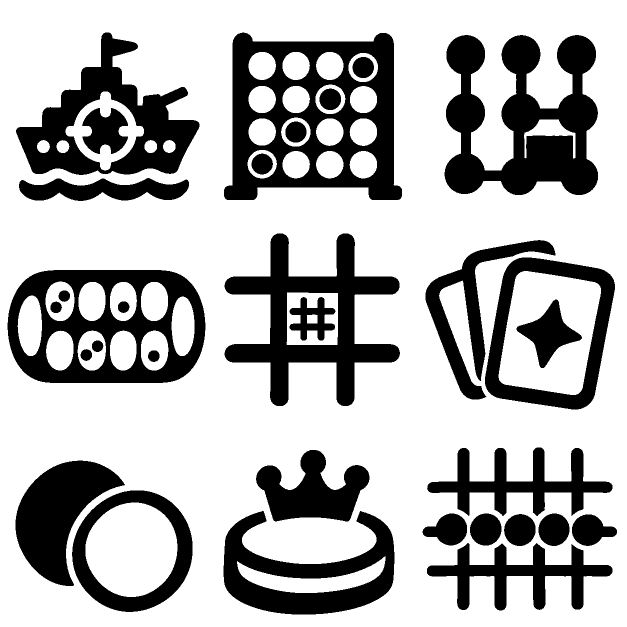
#> input picture art/sheets/01-game-emblems.png, 1254 x 1254 px (shown at 1/2 size); the run also reads 6 pictures not shown here
$ python bake-art.py ../art/sheets/01-game-emblems.png
#> lines starting #> are read from the running program, lines starting #| are printed output that depends on the picture; after the words box and inside, x2 and y2 are one past the last pixel; in counts of white or black regions, pixels touching at a corner belong together
"""Bake generated art sheets into the tiny files the page loads.

    python scripts/bake-art.py            write public/art/*
    python scripts/bake-art.py --check    exit 1 if a baked file is stale

Raw sheets live in art/sheets/ and are never loaded by the page. See
docs/ART_PROMPTS.md for how the sheets are made. Needs Pillow.

A stamp sheet is black ink on white. Each cell becomes a 1-bit mask with a
transparent background; the page shows it through CSS mask-image, so the
color comes from the page, not from the file.

A picture sheet is flat color on a transparent background. Every pixel is
snapped to the nearest ink below, so the baked file holds at most eight
colors whatever the generator painted. A card back is a picture with no
transparency.
"""
import io
import os
import sys

from PIL import Image, ImageDraw

ROOT = os.path.dirname(os.path.dirname(os.path.abspath(__file__)))
SHEETS = os.path.join(ROOT, "art", "sheets")
OUT = os.path.join(ROOT, "public", "art")

# The page's own colors (the :root variables in public/index.html).
INKS = [
    (0x06, 0x14, 0x1B),  # deep navy
    (0x11, 0x31, 0x3F),  # hull
    (0x1D, 0x4A, 0x5E),  # slate
    (0x34, 0xE7, 0xC4),  # sonar teal
    (0xFF, 0xB3, 0x47),  # amber
    (0x96, 0x54, 0x0F),  # dark amber
    (0xCF, 0xE9, 0xEC),  # cream
    (0xFF, 0x5B, 0x51),  # coral
]
CLEAR = len(INKS)  # palette index used for transparent pixels

# One strip per sheet: cells left to right, in sheet reading order. The page
# addresses a cell by its index, so the order here is a contract with the
# .emblem and .botty rules in public/index.html.
STAMPS = {
    "emblems.png": {
        "sheet": "01-game-emblems.png",
        "cols": 3,
        "rows": 3,
        "cell": 128,      # baked pixels per side; shown at 24 to 48 CSS px
        "margin": 0.04,   # empty border inside each baked cell
        # Cell 9 was drawn for a game that was never built; Pig's emblem
        # (cell 9 of the dice sheet) takes its place.
        "swap": {8: {"sheet": "09-dice.png", "cols": 3, "rows": 3, "index": 8}},
    },
    # the six faces of a die (the one is a pig's snout), a piggy bank, a
    # pig's head; the ninth cell of the sheet is Pig's emblem, used above
    "dice.png": {
        "sheet": "09-dice.png",
        "cols": 3,
        "rows": 3,
        "count": 8,
        "cell": 176,      # shown at 20 to 104 CSS px
        "margin": 0.02,
    },
    # hit, miss, sunk, aim, win, lose, draw, your turn, invite
    "markers.png": {
        "sheet": "04-markers.png",
        "cols": 3,
        "rows": 3,
        "cell": 96,       # shown at 12 to 44 CSS px
        "margin": 0.04,
    },
    # three brushed X, one heavy X, three brushed O, one heavy O
    "marks.png": {
        "sheet": "05-marks.png",
        "cols": 4,
        "rows": 2,
        "cell": 96,       # shown at 24 to 80 CSS px
        "margin": 0.03,
    },
    # anchor, compass star, whale, lighthouse, octopus, sailboat, shell,
    # crab, ship wheel
    "sigils.png": {
        "sheet": "06-sigils.png",
        "cols": 3,
        "rows": 3,
        "cell": 96,       # shown at 16 to 56 CSS px
        "margin": 0.03,
        # The sheet came back as black discs with the figure left white.
        # Keep the figure and drop the disc.
        "knockout": True,
    },
    # skip (leaping fish), reverse (two arrows), draw (two cards and a plus),
    # wild (a compass star in four quarters)
    "cards.png": {
        "sheet": "07a-card-symbols.png",
        "cols": 2,
        "rows": 2,
        "cell": 160,      # shown at 30 to 70 CSS px
        "margin": 0.03,
    },
}
# One figure lifted out of a stamp cell that holds two: the ink joined to the
# cell's topmost point. The checkers emblem is a piece with a crown resting on
# it; the crown alone marks a king on the board.
PARTS = {
    "crown.png": {
        "sheet": "01-game-emblems.png",
        "cols": 3,
        "rows": 3,
        "index": 7,       # the cell, counted from 0 in reading order
        "cell": 64,       # shown at 14 to 36 CSS px
        "margin": 0.04,
    },
}
# Ships are not on a grid: each is one band of ink, top to bottom, bow to
# the right. Baked as a 10 x 5 block of square cells: the left 5 x 5 holds
# the ships lying east (row = ship, column = cell from the stern), the right
# 5 x 5 holds them heading south (column = ship, row = cell from the stern).
FLEET = {
    "fleet.png": {
        "sheet": "03-fleet.png",
        "lengths": [5, 4, 3, 3, 2],   # cells per ship, in sheet order
        "cell": 64,                   # baked pixels per grid cell
        "end_gap": 0.07,              # clear water at bow and stern, in cells
        # A ship scaled to its length may be too tall or too slight for its
        # row; it is stretched across the beam into this range (in cells).
        "beam": (0.76, 0.92),
        "ink": (0xBF, 0xE6, 0xEC),
    },
}
PICTURES = {
    "botty.png": {
        "sheet": "02-botty.png",
        "cols": 3,
        "rows": 2,
        "height": 132,    # baked pixels tall; shown at 36 to 64 CSS px
        # Keep only the top of each cell (head and neck), as a share of the
        # cell's inked height. The shoulders are dark and vanish on the page.
        "keep": 0.8,
    },
}
# A card back fills its sheet. The page draws the card's own border and round
# corners, so the bake drops the painted border, cuts the field to the card's
# shape around its center and snaps it to the inks.
CARDS = {
    "cardback.png": {
        "sheet": "07b-card-back.png",
        "size": (200, 280),           # baked pixels, 5 : 7; shown 58 to 118 CSS px wide
        "border": (0xCF, 0xE9, 0xEC),  # the ink the painted border snaps to
    },
}
# A scene is one wide picture. Its night sky is the darkest ink; the bake
# makes the sky transparent so the page shows through and the picture has
# no top edge.
SCENES = {
    "home.png": {
        "sheet": "08-home-scene.png",
        "width": 720,                 # baked pixels; shown 290 to 620 CSS px wide
        "keep": (0.0, 0.05, 1.0, 1.0),  # share of the sheet kept: left, top, right, bottom
        # The nearest band of waves, a step lighter than slate, and the dim
        # teal of the page (--sonar-dim).
        "extra_inks": [(0x1C, 0x53, 0x6B), (0x1F, 0x8A, 0x78)],
        # The lighthouse beam came back in full sonar teal, louder than the
        # page's own buttons. Refill the flat region at this point (as a
        # share of the baked picture) with the dim teal.
        "refill": [((0.8, 0.3), (0x1F, 0x8A, 0x78))],
    },
}


def ink_mask(image):
    """Black ink on white paper -> L image, 255 where there is ink."""
    return image.convert("L").point(lambda p: 255 if p < 128 else 0)


def knockout_mask(image):
    """A white figure inside a black disc -> L image, 255 on the figure."""
    paper = image.convert("L").point(lambda p: 255 if p >= 128 else 0)
    # A white frame joins the paper outside the disc into one region; filling
    # it from a corner leaves only the white that the disc encloses.
    framed = Image.new("L", (paper.size[0] + 2, paper.size[1] + 2), 255)
    framed.paste(paper, (1, 1))
    ImageDraw.floodfill(framed, (0, 0), 0)
    return framed.crop((1, 1, paper.size[0] + 1, paper.size[1] + 1))


def cells(sheet, cols, rows):
    width, height = sheet.size
    for index in range(cols * rows):
        col, row = index % cols, index // cols
        yield sheet.crop((col * width // cols, row * height // rows,
                          (col + 1) * width // cols, (row + 1) * height // rows))


def bake_stamps(spec):
    sheet = Image.open(os.path.join(SHEETS, spec["sheet"]))
    cols, rows, cell = spec["cols"], spec["rows"], spec["cell"]
    pieces = list(cells(sheet, cols, rows))[:spec.get("count", cols * rows)]
    for index, other in spec.get("swap", {}).items():
        donor = Image.open(os.path.join(SHEETS, other["sheet"]))
        pieces[index] = list(cells(donor, other["cols"], other["rows"]))[other["index"]]
    strip = Image.new("L", (cell * len(pieces), cell), 0)
    inner = round(cell * (1 - 2 * spec["margin"]))
    for index, piece in enumerate(pieces):
        ink = knockout_mask(piece) if spec.get("knockout") else ink_mask(piece)
        bounds = ink.getbbox()
        if not bounds:
            raise SystemExit(f"{spec['sheet']}: cell {index + 1} is empty")
        ink = ink.crop(bounds)
        scale = inner / max(ink.size)
        size = (max(1, round(ink.size[0] * scale)), max(1, round(ink.size[1] * scale)))
        ink = ink.resize(size, Image.LANCZOS)
        strip.paste(ink, (index * cell + (cell - size[0]) // 2, (cell - size[1]) // 2))
    # Threshold after the downscale: no gray edge pixels, so the file is 1-bit.
    bits = strip.point(lambda p: 1 if p >= 128 else 0).convert("P")
    bits.putpalette([0, 0, 0, 255, 255, 255])
    buffer = io.BytesIO()
    bits.save(buffer, "PNG", optimize=True, bits=1, transparency=0)
    return buffer.getvalue()


def bake_part(spec):
    sheet = Image.open(os.path.join(SHEETS, spec["sheet"]))
    ink = ink_mask(list(cells(sheet, spec["cols"], spec["rows"]))[spec["index"]])
    bounds = ink.getbbox()
    if not bounds:
        raise SystemExit(f"{spec['sheet']}: cell {spec['index'] + 1} is empty")
    top = ink.crop((0, bounds[1], ink.size[0], bounds[1] + 1)).getbbox()
    ImageDraw.floodfill(ink, ((top[0] + top[2]) // 2, bounds[1]), 128)
    figure = ink.point(lambda p: 255 if p == 128 else 0)
    figure = figure.crop(figure.getbbox())
    cell = spec["cell"]
    scale = cell * (1 - 2 * spec["margin"]) / max(figure.size)
    size = (max(1, round(figure.size[0] * scale)), max(1, round(figure.size[1] * scale)))
    figure = figure.resize(size, Image.LANCZOS)
    out = Image.new("L", (cell, cell), 0)
    out.paste(figure, ((cell - size[0]) // 2, (cell - size[1]) // 2))
    bits = out.point(lambda p: 1 if p >= 128 else 0).convert("P")
    bits.putpalette([0, 0, 0, 255, 255, 255])
    buffer = io.BytesIO()
    bits.save(buffer, "PNG", optimize=True, bits=1, transparency=0)
    return buffer.getvalue()


def ink_bands(ink):
    """Rows of a sheet that hold ink, as (top, bottom) runs."""
    width, height = ink.size
    bands, start = [], None
    for y in range(height + 1):
        inked = y < height and ink.crop((0, y, width, y + 1)).getbbox() is not None
        if inked and start is None:
            start = y
        if not inked and start is not None:
            if y - start > 20:
                bands.append((start, y))
            start = None
    return bands


def bake_fleet(spec):
    ink = ink_mask(Image.open(os.path.join(SHEETS, spec["sheet"])))
    bands = ink_bands(ink)
    lengths, cell = spec["lengths"], spec["cell"]
    if len(bands) != len(lengths):
        raise SystemExit(f"{spec['sheet']}: found {len(bands)} ships, expected {len(lengths)}")
    longest = max(lengths)
    east = Image.new("L", (cell * longest, cell * len(lengths)), 0)
    low, high = spec["beam"]
    for row, ((top, bottom), length) in enumerate(zip(bands, lengths)):
        ship = ink.crop((0, top, ink.size[0], bottom))
        ship = ship.crop(ship.getbbox())
        out_w = round((length - 2 * spec["end_gap"]) * cell)
        beam = ship.size[1] * out_w / ship.size[0] / cell
        out_h = round(min(max(beam, low), high) * cell)
        ship = ship.resize((out_w, out_h), Image.LANCZOS)
        east.paste(ship, ((length * cell - out_w) // 2, row * cell + (cell - out_h) // 2))
    south = east.transpose(Image.ROTATE_270).transpose(Image.FLIP_LEFT_RIGHT)
    block = Image.new("L", (east.size[0] + south.size[0], max(east.size[1], south.size[1])), 0)
    block.paste(east, (0, 0))
    block.paste(south, (east.size[0], 0))
    bits = block.point(lambda p: 1 if p >= 128 else 0).convert("P")
    bits.putpalette([0, 0, 0] + list(spec["ink"]))
    buffer = io.BytesIO()
    bits.save(buffer, "PNG", optimize=True, bits=1, transparency=0)
    return buffer.getvalue()


def ink_palette():
    flat = [channel for ink in INKS for channel in ink]
    holder = Image.new("P", (1, 1))
    holder.putpalette(flat + [0] * (768 - len(flat)))
    return holder


def snap_to_inks(image):
    """RGBA -> P image: nearest ink where opaque, CLEAR where transparent."""
    image = image.convert("RGBA")
    solid = image.getchannel("A").point(lambda p: 255 if p >= 128 else 0)
    snapped = image.convert("RGB").quantize(palette=ink_palette(), dither=Image.NONE)
    snapped.paste(CLEAR, mask=solid.point(lambda p: 255 - p))
    return snapped


def bake_pictures(spec):
    sheet = Image.open(os.path.join(SHEETS, spec["sheet"])).convert("RGBA")
    frames = []
    for index, piece in enumerate(cells(sheet, spec["cols"], spec["rows"])):
        bounds = piece.getchannel("A").point(lambda p: 255 if p >= 128 else 0).getbbox()
        if not bounds:
            raise SystemExit(f"{spec['sheet']}: cell {index + 1} is empty")
        frames.append(piece.crop(bounds))
    # Every frame gets the same box, measured from its own top-left corner, so
    # the frames register when the page swaps one for another.
    width = min(frame.size[0] for frame in frames)
    height = round(min(frame.size[1] for frame in frames) * spec["keep"])
    out_h = spec["height"]
    out_w = round(width * out_h / height)
    strip = Image.new("P", (out_w * len(frames), out_h), CLEAR)
    strip.putpalette(ink_palette().getpalette())
    for index, frame in enumerate(frames):
        frame = frame.crop((0, 0, width, height))
        # Transparent pixels can hold any leftover color; clear them before the
        # downscale so it does not bleed into the edge.
        clean = Image.new("RGBA", frame.size, (0, 0, 0, 0))
        clean.paste(frame, mask=frame.getchannel("A").point(lambda p: 255 if p >= 128 else 0))
        small = clean.convert("RGBa").resize((out_w, out_h), Image.LANCZOS).convert("RGBA")
        strip.paste(snap_to_inks(small), (index * out_w, 0))
    buffer = io.BytesIO()
    strip.save(buffer, "PNG", optimize=True, bits=4, transparency=CLEAR)
    return buffer.getvalue()


def border_run(strip, ink):
    """Index just past the first run of `ink` in a 1-pixel strip of palette indexes."""
    values = list(strip.tobytes())
    start = values.index(ink)
    end = start
    while end < len(values) and values[end] == ink:
        end += 1
    return end


def bake_card(spec):
    sheet = Image.open(os.path.join(SHEETS, spec["sheet"])).convert("RGB")
    width, height = sheet.size
    snapped = sheet.quantize(palette=ink_palette(), dither=Image.NONE)
    ink = INKS.index(spec["border"])
    # Walk in from each edge a quarter of the way along it, clear of the
    # medallion, to find where the painted border ends.
    row = snapped.crop((0, height // 4, width, height // 4 + 1))
    column = snapped.crop((width // 4, 0, width // 4 + 1, height))
    left = border_run(row, ink)
    right = width - border_run(row.transpose(Image.FLIP_LEFT_RIGHT), ink)
    top = border_run(column, ink)
    bottom = height - border_run(column.transpose(Image.FLIP_TOP_BOTTOM), ink)
    pad = 4  # soft pixels where the border meets the field
    left, top, right, bottom = left + pad, top + pad, right - pad, bottom - pad
    out_w, out_h = spec["size"]
    keep_h = round((right - left) * out_h / out_w)
    if keep_h > bottom - top:
        raise SystemExit(f"{spec['sheet']}: field is too short for the card shape")
    middle = (top + bottom) // 2
    field = sheet.crop((left, middle - keep_h // 2, right, middle - keep_h // 2 + keep_h))
    small = field.resize((out_w, out_h), Image.LANCZOS)
    baked = small.quantize(palette=ink_palette(), dither=Image.NONE)
    # The palette is padded with black past the inks; fold any such pixel
    # back onto the darkest ink.
    baked = baked.point(lambda p: p if p < len(INKS) else 0)
    buffer = io.BytesIO()
    baked.save(buffer, "PNG", optimize=True, bits=4)
    return buffer.getvalue()


def bake_scene(spec):
    sheet = Image.open(os.path.join(SHEETS, spec["sheet"])).convert("RGB")
    width, height = sheet.size
    left, top, right, bottom = spec["keep"]
    sheet = sheet.crop((round(left * width), round(top * height), round(right * width), round(bottom * height)))
    out_w = spec["width"]
    out_h = round(sheet.size[1] * out_w / sheet.size[0])
    small = sheet.resize((out_w, out_h), Image.LANCZOS)
    inks = INKS + spec.get("extra_inks", [])
    clear = len(inks)
    flat = [channel for ink in inks for channel in ink]
    holder = Image.new("P", (1, 1))
    holder.putpalette(flat + flat[:3] * (256 - len(inks)))
    baked = small.quantize(palette=holder, dither=Image.NONE).point(lambda p: p if p < clear else 0)
    # The sky is the darkest ink where it is joined to the top edge. A row of
    # sky added above lets one fill reach it all, however the picture is cut.
    framed = Image.new("P", (out_w, out_h + 1), 0)
    framed.paste(baked, (0, 1))
    ImageDraw.floodfill(framed, (0, 0), clear)
    baked = framed.crop((0, 1, out_w, out_h + 1))
    for (x, y), ink in spec.get("refill", []):
        ImageDraw.floodfill(baked, (round(x * out_w), round(y * out_h)), inks.index(ink))
    baked.putpalette(flat + [0, 0, 0] * (256 - len(inks)))
    buffer = io.BytesIO()
    baked.save(buffer, "PNG", optimize=True, bits=4, transparency=clear)
    return buffer.getvalue()


def main():
    check = "--check" in sys.argv[1:]
    stale = []
    os.makedirs(OUT, exist_ok=True)
    jobs = [(name, bake_stamps, spec) for name, spec in STAMPS.items()]
    jobs += [(name, bake_part, spec) for name, spec in PARTS.items()]
    jobs += [(name, bake_fleet, spec) for name, spec in FLEET.items()]
    jobs += [(name, bake_pictures, spec) for name, spec in PICTURES.items()]
    jobs += [(name, bake_card, spec) for name, spec in CARDS.items()]
    jobs += [(name, bake_scene, spec) for name, spec in SCENES.items()]
    for name, bake, spec in jobs:
        data = bake(spec)
        path = os.path.join(OUT, name)
        current = None
        if os.path.exists(path):
            with open(path, "rb") as handle:
                current = handle.read()
        if current == data:
            continue
        if check:
            stale.append(name)
            continue
        with open(path, "wb") as handle:
            handle.write(data)
        print(f"wrote public/art/{name} ({len(data)} bytes)")
#> this loop made 10 passes
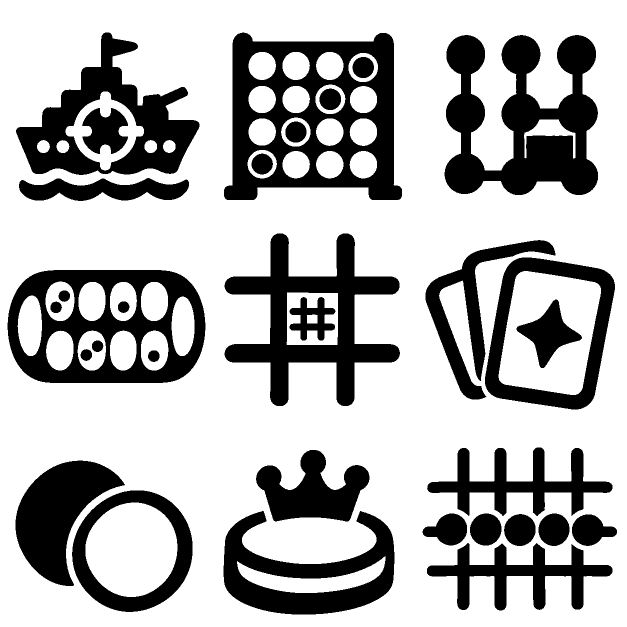
#> input picture art/sheets/01-game-emblems.png, 1254 x 1254 px (shown at 1/2 size)
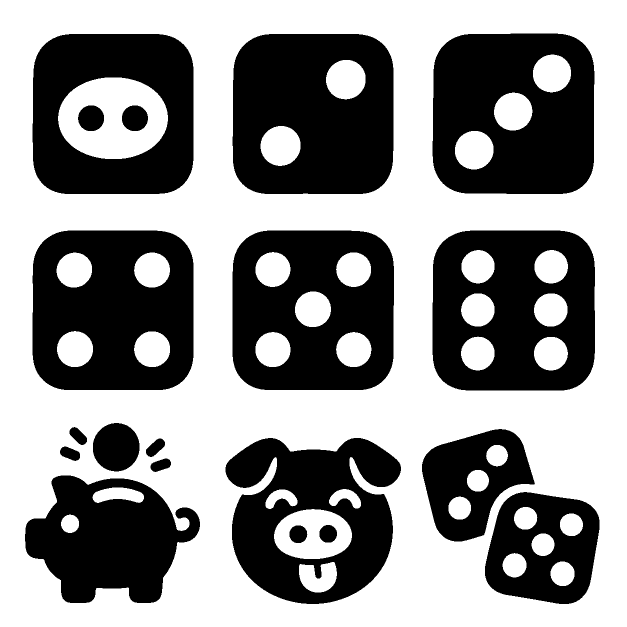
#> input picture art/sheets/09-dice.png, 1254 x 1254 px (shown at 1/2 size)
#> pass 1, in bake_stamps, `bits = strip.point(lambda p: 1 if p >= 128 else 0).convert("P")`:
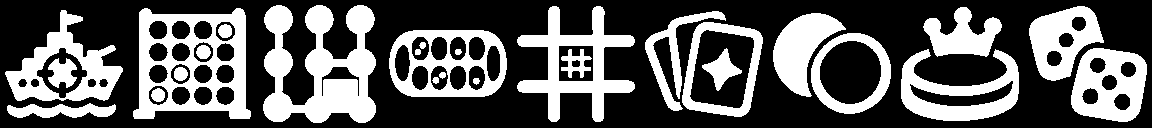
#> bits: PIL image 1152x128 P; values 0 (black) and 1 (white), 35.6% white; 27 white regions, largest, box (x1, y1, x2, y2) and area: (263, 5, 376, 123) 7792, (133, 8, 251, 119) 6566, (517, 6, 635, 122) 4874
#> pass 2, in bake_stamps (call 2), `bits = strip.point(lambda p: 1 if p >= 128 else 0).convert("P")`:
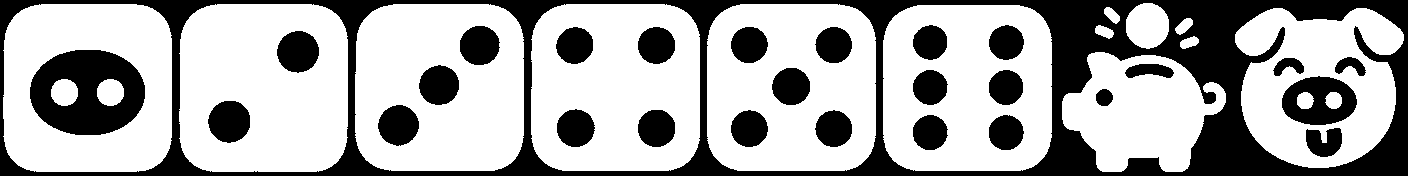
#> bits: PIL image 1408x176 P; values 0 (black) and 1 (white), 66.5% white; 28 black regions, largest, box (x1, y1, x2, y2) and area: (0, 0, 1408, 176) 50011, (30, 50, 145, 135) 6675, (1282, 76, 1357, 125) 2416
    if stale:
        print("stale: " + ", ".join(stale) + " (run python scripts/bake-art.py)")
        return 1
    return 0


if __name__ == "__main__":
#> (the run stopped early here; a loop or call above may not have finished)
